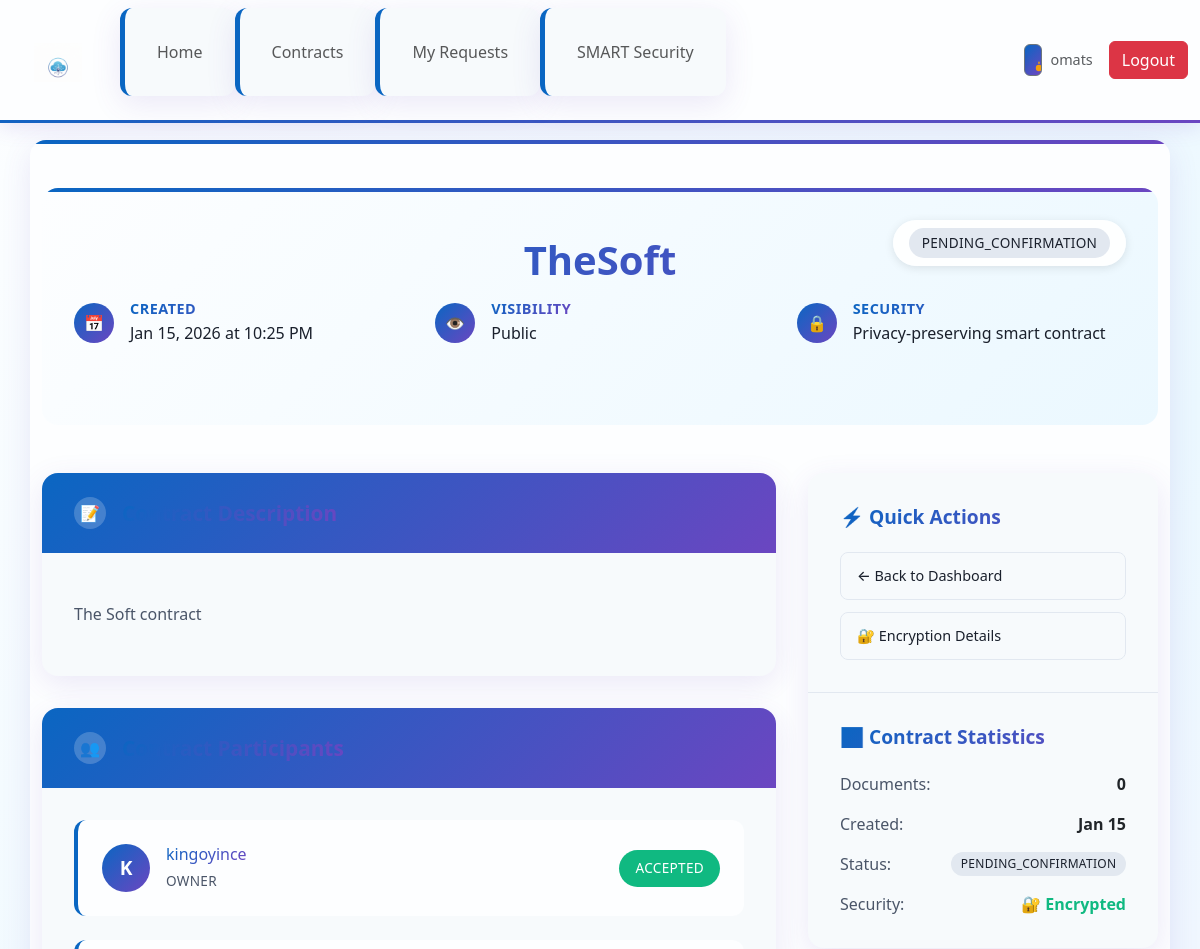
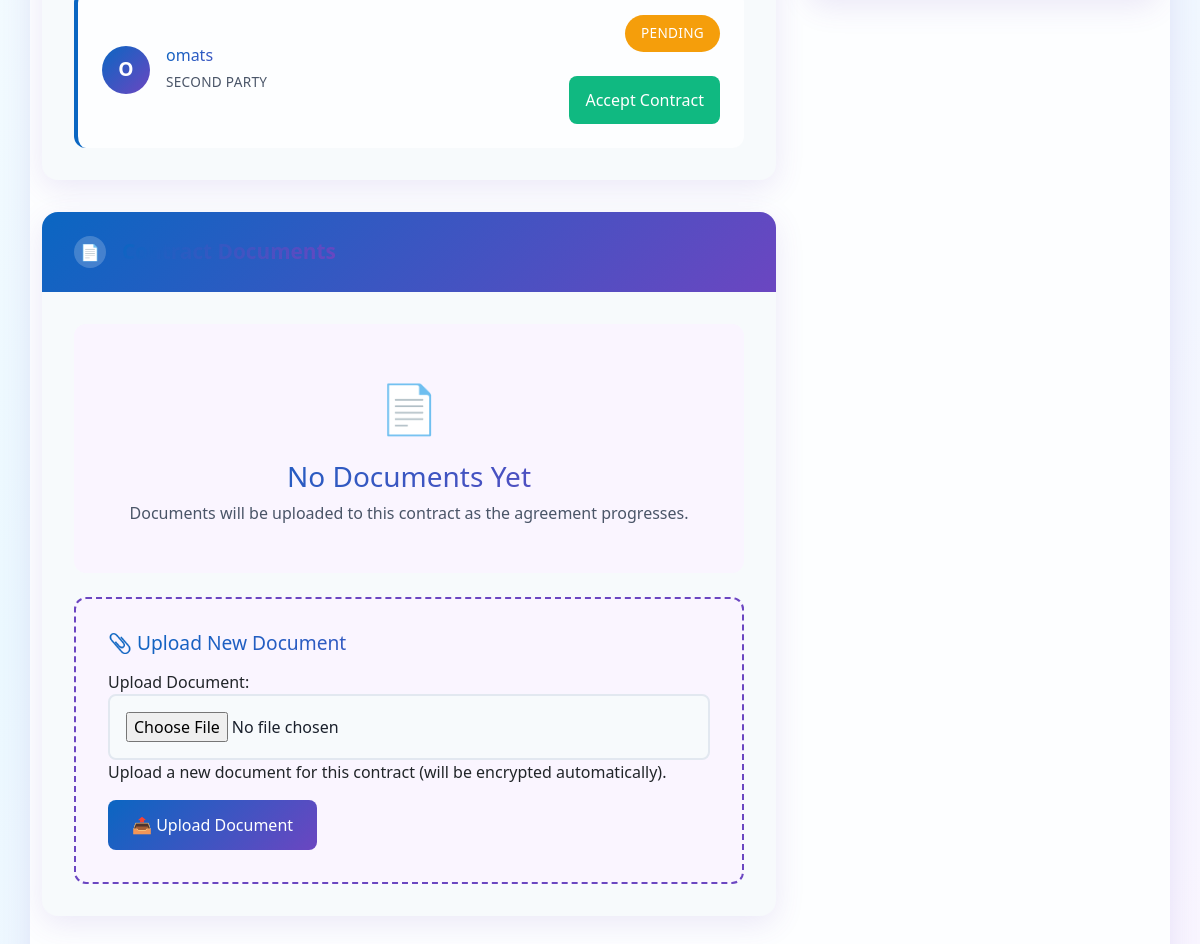
Screenshot of /contracts/6/ (signed in) with the database file from the repository (2 pictures, top to bottom).
### contracts/models.py (models this page shows, shortened)
class Contract(models.Model):
    STATUS_CHOICES = (
        ('DRAFT', 'Draft'),
        ('PENDING_CONFIRMATION', 'Pending Confirmation'),
        ('ACTIVE', 'Active'),
        ('ARCHIVED', 'Archived'),
    )
    VISIBILITY_CHOICES = (
        ('PUBLIC', 'Public'),
        ('PRIVATE', 'Private'),
    )
    id = models.AutoField(primary_key=True)
    owner = models.ForeignKey(settings.AUTH_USER_MODEL, on_delete=models.CASCADE, related_name='contracts')
    title = models.CharField(max_length=255)
    description = models.TextField(blank=True)
    policy = models.JSONField(default=dict, blank=True)
    owner_accepted = models.BooleanField(default=False)
    second_party = models.ForeignKey(settings.AUTH_USER_MODEL, on_delete=models.SET_NULL, null=True, blank=True, related_name='received_contracts')
    second_party_accepted = models.BooleanField(default=False)
    visibility = models.CharField(max_length=20, choices=VISIBILITY_CHOICES, default='PUBLIC')
    allowed_companies = models.ManyToManyField('users.UserProfile', blank=True, related_name='allowed_contracts', help_text="Companies allowed to view this private contract")
    status = models.CharField(max_length=20, choices=STATUS_CHOICES, default='DRAFT')
    created_at = models.DateTimeField(auto_now_add=True)
    updated_at = models.DateTimeField(auto_now=True)
    class Meta:
        ordering = ('-created_at',)

### contracts/views.py (the view, shortened to what this page needs)
# urls.py: path('<int:pk>/', views.ContractDetailView.as_view(), name='detail'),
class ContractDetailView(LoginRequiredMixin, DetailView):
    model = Contract
    template_name = 'contracts/view_contract.html'
    context_object_name = 'contract'
    def get_context_data(self, **kwargs):
        context = super().get_context_data(**kwargs)
        contract = self.get_object()
        context['documents'] = contract.documents.all()
        context['document_form'] = ContractDocumentForm()
        return context
    def get(self, request, *args, **kwargs):
        self.object = self.get_object()
        user = request.user
        if self.object.owner == user or self.object.second_party == user or user.is_superuser:
            pass
        elif self.object.visibility == 'PUBLIC':
            pass
        else:
            messages.error(request, "You do not have permission to view this contract.")
            return redirect('contracts:public')
        context = self.get_context_data(object=self.object)
        return self.render_to_response(context)

### contracts/forms.py (shortened to what this page needs)
class ContractDocumentForm(forms.ModelForm):
    attachment_file = forms.FileField(required=True, label="Upload Document", help_text="Upload a new document for this contract (will be encrypted automatically).")
    class Meta:
        model = ContractDocument
        fields = ('attachment_file',) # Only file upload field

### templates/contracts/view_contract.html (shortened to what this page needs)
{% extends 'base.html' %}
{% load basename_filters %}
{% block content %}
<div class="contract-header">
    <div class="contract-status-header">
        <span class="contract-status-badge {% if contract.status == 'active' %}active{% elif contract.status == 'pending' %}pending{% else %}draft{% endif %}">
            {{ contract.status|title }}
        </span>
    </div>
    <h1 class="contract-title-primary">{{ contract.title }}</h1>
    <div class="contract-meta">
        <div class="meta-item">
            <div class="meta-icon">📅</div>
            <div class="meta-content">
                <h4>Created</h4>
                <p>{{ contract.created_at|date:"M j, Y" }} at {{ contract.created_at|date:"g:i A" }}</p>
            </div>
        </div>
        <div class="meta-item">
            <div class="meta-icon">👁️</div>
            <div class="meta-content">
                <h4>Visibility</h4>
                <p>{{ contract.visibility|title }}</p>
            </div>
        </div>
        <div class="meta-item">
            <div class="meta-icon">🔒</div>
            <div class="meta-content">
                <h4>Security</h4>
                <p>Privacy-preserving smart contract</p>
            </div>
        </div>
    </div>
</div>
<div class="contract-content">
    <div class="contract-main">
        {% if contract.description %}
            <div class="contract-section">
                <div class="section-header">
                    <div class="section-icon">📝</div>
                    <h2 class="section-title">Contract Description</h2>
                </div>
                <div class="section-content">
                    <div class="contract-description">{{ contract.description|linebreaks }}</div>
                </div>
            </div>
        {% endif %}
        <div class="contract-section">
            <div class="section-header">
                <div class="section-icon">👥</div>
                <h2 class="section-title">Contract Participants</h2>
            </div>
            <div class="section-content">
                <div class="participants-list">
                    <div class="participant-card">
                        <div class="participant-info">
                            <div class="participant-avatar">{{ contract.owner.get_username|make_list|first|upper }}</div>
                            <div class="participant-details">
                                <h4>{{ contract.owner.get_username }}</h4>
                                <span class="participant-role">Owner</span>
                            </div>
                        </div>
                        <div class="acceptance-status">
                            <span class="acceptance-badge {% if contract.owner_accepted %}accepted{% else %}pending{% endif %}">
                                {% if contract.owner_accepted %}Accepted{% else %}Pending{% endif %}
                            </span>
                        </div>
                    </div>
                    {% if contract.second_party %}
                        <div class="participant-card">
                            <div class="participant-info">
                                <div class="participant-avatar">{{ contract.second_party.get_username|make_list|first|upper }}</div>
                                <div class="participant-details">
                                    <h4>{{ contract.second_party.get_username }}</h4>
                                    <span class="participant-role">Second Party</span>
                                </div>
                            </div>
                            <div class="acceptance-status">
                                <span class="acceptance-badge {% if contract.second_party_accepted %}accepted{% else %}pending{% endif %}">
                                    {% if contract.second_party_accepted %}Accepted{% else %}Pending{% endif %}
                                </span>
                                {% if contract.second_party == user and not contract.second_party_accepted %}
                                    <form action="{% url 'contracts:accept_contract' contract.pk %}" method="post" class="accept-contract-form">
                                        <button type="submit" class="accept-contract-btn">Accept Contract</button>
                                    </form>
                                {% endif %}
                            </div>
                        </div>
                    {% endif %}
                </div>
            </div>
        </div>
        <div class="contract-section">
            <div class="section-header">
                <div class="section-icon">📄</div>
                <h2 class="section-title">Contract Documents</h2>
            </div>
            <div class="section-content">
                {% if documents %}
                    <div class="documents-list">
                        {% for doc in documents %}
                            <div class="document-item">
                                <div class="document-info">
                                    <div class="document-icon">📄</div>
                                    <div class="document-details">
                                        <h4>{{ doc.stored_object.file_name }}</h4>
                                        <div class="document-meta">
                                            <span>Uploaded by {{ doc.uploaded_by.get_username }}</span>
                                            <span>{{ doc.uploaded_at|date:"M j, Y" }}</span>
                                            <span>{{ doc.uploaded_at|time }}</span>
                                        </div>
                                    </div>
                                </div>
                                <div class="document-actions">
                                    <a href="{% url 'contracts:universal_viewer' contract.pk doc.pk %}"
                                       target="_blank"
                                       class="document-link">
                                        👁️ View Document
                                    </a>
                                    <a href="{% url 'contracts:download_document' contract.pk doc.pk %}"
                                       class="document-link"
                                       style="background: var(--accent-purple);">
                                        📥 Download
                                    </a>
                                </div>
                            </div>
                        {% endfor %}
                    </div>
                {% else %}
                    <div style="text-align: center; padding: 3rem 2rem; background: var(--light-purple); border-radius: 12px;">
                        <div style="font-size: 3rem; margin-bottom: 1rem; color: var(--text-secondary);">📄</div>
                        <h3 style="margin-bottom: 0.5rem; color: var(--text-primary);">No Documents Yet</h3>
                        <p style="color: var(--text-secondary); margin-bottom: 0;">
                            Documents will be uploaded to this contract as the agreement progresses.
                        </p>
                    </div>
                {% endif %}
                {% if user == contract.owner or user == contract.second_party %}
                    <div class="upload-form">
                        <h4>📎 Upload New Document</h4>
                        <form action="{% url 'contracts:upload_document' contract.pk %}" method="post" enctype="multipart/form-data">
                            {{ document_form.as_p }}
                            <button type="submit">📤 Upload Document</button>
                        </form>
                    </div>
                {% endif %}
            </div>
        </div>
    </div>
    <div class="contract-sidebar">
        <div class="sidebar-card">
            <div class="sidebar-section">
                <h3>⚡ Quick Actions</h3>
                <div class="action-list">
                    <a href="{% url 'contracts:dashboard' %}" class="action-item">
                        ← Back to Dashboard
                    </a>
                    {% if contract.owner == user or contract.second_party == user or user.is_superuser %}
                        <a href="{% url 'contracts:encryption_visualization' contract.pk %}" class="action-item">
                            🔐 Encryption Details
                        </a>
                    {% endif %}
                </div>
            </div>
            <div class="sidebar-section">
                <h3>📊 Contract Statistics</h3>
                <div style="display: flex; flex-direction: column; gap: 1rem;">
                    <div style="display: flex; justify-content: space-between; align-items: center;">
                        <span style="color: var(--text-secondary);">Documents:</span>
                        <span style="font-weight: 600;">{{ documents|length }}</span>
                    </div>
                    <div style="display: flex; justify-content: space-between; align-items: center;">
                        <span style="color: var(--text-secondary);">Created:</span>
                        <span style="font-weight: 600;">{{ contract.created_at|date:"M j" }}</span>
                    </div>
                    <div style="display: flex; justify-content: space-between; align-items: center;">
                        <span style="color: var(--text-secondary);">Status:</span>
                        <span class="contract-status-badge {% if contract.status == 'active' %}active{% elif contract.status == 'pending' %}pending{% else %}draft{% endif %}" style="padding: 0.2rem 0.6rem; font-size: 0.75rem;">
                            {{ contract.status|title }}
                        </span>
                    </div>
                    <div style="display: flex; justify-content: space-between; align-items: center;">
                        <span style="color: var(--text-secondary);">Security:</span>
                        <span style="font-weight: 600; color: #10B981;">🔐 Encrypted</span>
                    </div>
                </div>
            </div>
        </div>
    </div>
</div>
{% endblock %}

### templates/base.html (shortened to what this page needs)
{% load static %}
<!DOCTYPE html>
<html lang="en">
<head>
  <link href="https://cdn.jsdelivr.net/npm/bootstrap@5.3.2/dist/css/bootstrap.min.css" rel="stylesheet">
</head>
<body>
  <nav class="navbar navbar-expand-lg navbar-light" style="background: var(--background-body); box-shadow: var(--header-shadow); border-bottom: 3px solid transparent; border-image: var(--header-gradient); border-image-slice: 1; position: fixed; top: 0; left: 0; right: 0; width: 100%; z-index: 1000; backdrop-filter: blur(10px);">
    <div class="container-fluid">
      <a class="navbar-brand logo" href="{% url 'home' %}" aria-label="CloudContract Home">
        <img src="{% static 'logo.png' %}" alt="CloudContract" height="48" style="transition: transform 0.3s ease;">
      </a>
      <div class="collapse navbar-collapse" id="navbarNav">
        <ul class="navbar-nav me-auto">
          <li class="nav-item">
            <a class="nav-link {% if request.resolver_match.url_name == 'home' %}active{% endif %}" href="{% url 'home' %}">Home</a>
          </li>
          {% if user.is_authenticated %}
            <li class="nav-item">
              <a class="nav-link {% if 'contracts' in request.path and 'dashboard' in request.path %}active{% endif %}" href="{% url 'contracts:dashboard' %}">Contracts</a>
            </li>
            <li class="nav-item">
              <a class="nav-link {% if 'my_requests' in request.path %}active{% endif %}" href="{% url 'requests_app:my_requests' %}">My Requests</a>
            </li>
            <li class="nav-item">
              <a class="nav-link {% if 'tee_dashboard' in request.path %}active{% endif %}" href="{% url 'secure_computation:tee_dashboard' %}">SMART Security</a>
            </li>
          {% endif %}
        </ul>
        <div class="d-flex align-items-center gap-2">
          <button class="btn btn-outline-secondary theme-toggle" id="themeToggle" aria-label="Toggle theme" style="min-width: auto; padding: 0.5rem; width: auto;">
          </button>
          {% if user.is_authenticated %}
            <span class="d-none d-md-inline text-muted me-2" style="color: var(--text-secondary); font-size: 0.9rem;">{{ user.username }}</span>
            <form method="post" action="{% url 'logout' %}" style="display: inline;">
              <button type="submit" class="btn btn-danger logout-btn" onclick="showLoading(this)" style="min-width: auto;">
                <span class="btn-text">Logout</span>
              </button>
            </form>
          {% else %}
            <a href="{% url 'login' %}" class="btn btn-primary" style="min-width: auto;">Login</a>
            <a href="{% url 'register' %}" class="btn btn-outline-primary" style="min-width: auto;">Register</a>
          {% endif %}
        </div>
      </div>
    </div>
  </nav>
  <main class="container" role="main">
    {% block content %}{% endblock %}
  </main>
</body>
</html>

### rows the page displays
Contract: status "PENDING_CONFIRMATION", title "TheSoft", created_at "Jan 15, 2026", created_at "10:25 PM", visibility "Public", description "The Soft contract", owner.get_username|make_list "K", owner.get_username "kingoyince", second_party.get_username|make_list "O", second_party.get_username "omats", created_at "Jan 15"

### other values shown
{{ user.username }} "omats"
{{ documents|length }} "0"
